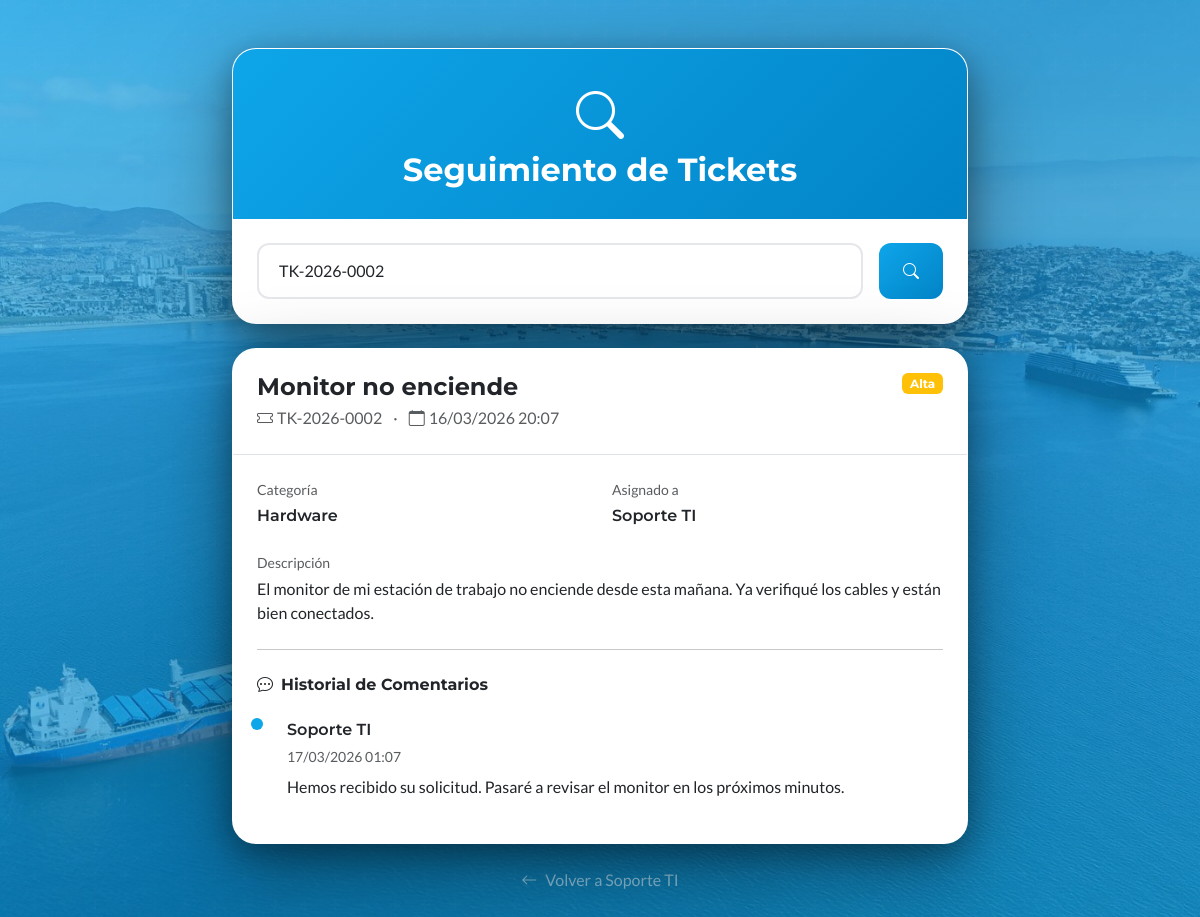
Screenshot of /seguimiento_ticket.php?ticket=TK-2026-0002 with the database file from the repository.
### tables this page shows
CREATE TABLE IF NOT EXISTS tickets (
    id INT AUTO_INCREMENT PRIMARY KEY,
    ticket_number VARCHAR(20) NOT NULL UNIQUE,
    user_id INT DEFAULT NULL,
    user_name VARCHAR(100) DEFAULT NULL,
    user_email VARCHAR(150) DEFAULT NULL,
    user_department VARCHAR(100) DEFAULT NULL,
    user_phone VARCHAR(20) DEFAULT NULL,
    category ENUM('hardware', 'software', 'red', 'acceso', 'otro') NOT NULL DEFAULT 'otro',
    priority ENUM('baja', 'media', 'alta', 'urgente') NOT NULL DEFAULT 'media',
    title VARCHAR(200) NOT NULL,
    description TEXT NOT NULL,
    status ENUM('abierto', 'asignado', 'en_proceso', 'pendiente', 'en_pausa', 'resuelto', 'cerrado') DEFAULT 'abierto',
    assigned_to INT DEFAULT NULL,
    assigned_by INT DEFAULT NULL,
    resolution TEXT DEFAULT NULL,
    resolution_type ENUM('solucionado', 'sin_solucion', 'duplicado', 'cancelado') DEFAULT NULL,
    created_at TIMESTAMP DEFAULT CURRENT_TIMESTAMP,
    first_response_at TIMESTAMP NULL,
    assigned_at TIMESTAMP NULL,
    work_started_at TIMESTAMP NULL,
    resolved_at TIMESTAMP NULL,
    closed_at TIMESTAMP NULL,
    updated_at TIMESTAMP DEFAULT CURRENT_TIMESTAMP ON UPDATE CURRENT_TIMESTAMP,
    sla_response_target INT DEFAULT NULL,
    sla_resolution_target INT DEFAULT NULL,
    sla_response_met TINYINT(1) DEFAULT NULL,
    sla_resolution_met TINYINT(1) DEFAULT NULL,
    sla_paused_at TIMESTAMP NULL,
    sla_paused_minutes INT DEFAULT 0,
    FOREIGN KEY (user_id) REFERENCES users(id) ON DELETE SET NULL,
    FOREIGN KEY (assigned_to) REFERENCES users(id) ON DELETE SET NULL,
    FOREIGN KEY (assigned_by) REFERENCES users(id) ON DELETE SET NULL,
    INDEX idx_ticket_number (ticket_number),
    INDEX idx_status (status),
    INDEX idx_priority (priority),
    INDEX idx_assigned (assigned_to),
    INDEX idx_created (created_at)
);

CREATE TABLE IF NOT EXISTS users (
    id INT AUTO_INCREMENT PRIMARY KEY,
    name VARCHAR(100) NOT NULL,
    username VARCHAR(50) NOT NULL UNIQUE,
    email VARCHAR(150) NOT NULL UNIQUE,
    password VARCHAR(255) NOT NULL,
    role ENUM('admin', 'soporte', 'social', 'denuncia', 'user') NOT NULL DEFAULT 'user',
    is_active TINYINT(1) DEFAULT 1,
    last_login TIMESTAMP NULL,
    login_attempts INT DEFAULT 0,
    locked_until TIMESTAMP NULL,
    birthday DATE DEFAULT NULL,
    phone VARCHAR(20) DEFAULT NULL,
    department VARCHAR(100) DEFAULT NULL,
    position VARCHAR(100) DEFAULT NULL,
    avatar VARCHAR(255) DEFAULT NULL,
    bio TEXT DEFAULT NULL,
    created_at TIMESTAMP DEFAULT CURRENT_TIMESTAMP,
    updated_at TIMESTAMP DEFAULT CURRENT_TIMESTAMP ON UPDATE CURRENT_TIMESTAMP,
    INDEX idx_username (username),
    INDEX idx_email (email),
    INDEX idx_role (role)
);

CREATE TABLE IF NOT EXISTS ticket_comments (
    id INT AUTO_INCREMENT PRIMARY KEY,
    ticket_id INT NOT NULL,
    user_id INT DEFAULT NULL,
    user_name VARCHAR(100) DEFAULT NULL,
    comment TEXT NOT NULL,
    is_internal TINYINT(1) DEFAULT 0,
    is_first_response TINYINT(1) DEFAULT 0,
    created_at TIMESTAMP DEFAULT CURRENT_TIMESTAMP,
    FOREIGN KEY (ticket_id) REFERENCES tickets(id) ON DELETE CASCADE,
    FOREIGN KEY (user_id) REFERENCES users(id) ON DELETE SET NULL,
    INDEX idx_ticket (ticket_id)
);

### public/seguimiento_ticket.php (the view, shortened to what this page needs)
<?php
require_once '../includes/bootstrap.php';
$fromIntranet = isset($_GET['from']) && $_GET['from'] === 'intranet';
$backUrl = $fromIntranet ? 'panel_intranet.php' : 'soporte.php';
$backText = $fromIntranet ? 'Volver a Intranet' : 'Volver a Soporte TI';
$ticket = null;
if ($_SERVER['REQUEST_METHOD'] === 'POST' || isset($_GET['ticket'])) {
    $ticketNumber = sanitize($_POST['ticket_number'] ?? $_GET['ticket'] ?? '');
    if (!empty($ticketNumber)) {
        $stmt = $pdo->prepare('
            SELECT t.*,
                   COALESCE(u.name, t.user_name) as user_name,
                   COALESCE(u.email, t.user_email) as user_email,
                   a.name as assigned_name
            FROM tickets t
            LEFT JOIN users u ON t.user_id = u.id
            LEFT JOIN users a ON t.assigned_to = a.id
            WHERE t.ticket_number = ?
        ');
        $stmt->execute([$ticketNumber]);
        $ticket = $stmt->fetch();
        if (!$ticket) {
            $error = 'No se encontró ningún ticket con ese número.';
        } else {
            $stmt = $pdo->prepare('
                SELECT tc.*, COALESCE(u.name, tc.user_name) as author_name
                FROM ticket_comments tc
                LEFT JOIN users u ON tc.user_id = u.id
                WHERE tc.ticket_id = ? AND tc.is_internal = 0
                ORDER BY tc.created_at ASC
            ');
            $stmt->execute([$ticket['id']]);
            $comments = $stmt->fetchAll();
        }
    }
}
?>
<!DOCTYPE html>
<html lang="es">
<head>
    <link href="https://cdn.jsdelivr.net/npm/bootstrap@5.3.2/dist/css/bootstrap.min.css" rel="stylesheet">
    <link href="https://cdn.jsdelivr.net/npm/bootstrap-icons@1.11.1/font/bootstrap-icons.css" rel="stylesheet">
    <link href="css/seguimiento-ticket.css" rel="stylesheet">
</head>
<body class="py-5">
    <div class="container">
        <div class="row justify-content-center">
            <div class="col-lg-8">
                <div class="search-card mb-4">
                    <div class="search-header">
                        <i class="bi bi-search text-white mb-2" style="font-size: 3rem;"></i>
                        <h2 class="text-white fw-bold mb-0">Seguimiento de Tickets</h2>
                    </div>
                    <div class="p-4">
                        <form method="POST" action="" class="d-flex gap-3">
                            <input type="text" name="ticket_number" class="form-control" placeholder="Ingresa tu número de ticket (ej: TK-20260117-XXXXX)" value="<?= htmlspecialchars($_POST['ticket_number'] ?? $_GET['ticket'] ?? '') ?>">
                            <button type="submit" class="btn btn-search text-white px-4">
                                <i class="bi bi-search"></i>
                            </button>
                        </form>
                    </div>
                </div>
                <?php if ($ticket): ?>
                <div class="ticket-card fade-in">
                    <div class="p-4 border-bottom">
                        <div class="d-flex justify-content-between align-items-start">
                            <div>
                                <h4 class="fw-bold mb-1"><?= htmlspecialchars($ticket['title']) ?></h4>
                                <p class="text-muted mb-0">
                                    <i class="bi bi-ticket me-1"></i><?= $ticket['ticket_number'] ?>
                                    <span class="mx-2">·</span>
                                    <i class="bi bi-calendar me-1"></i><?= date('d/m/Y H:i', strtotime($ticket['created_at'])) ?>
                                </p>
                            </div>
                            <span class="badge bg-<?= $ticket['priority'] === 'urgente' ? 'danger' : ($ticket['priority'] === 'alta' ? 'warning' : 'secondary') ?>">
                                <?= ucfirst($ticket['priority']) ?>
                            </span>
                        </div>
                    </div>
                    <div class="p-4">
                        <div class="row g-4">
                            <div class="col-md-6">
                                <p class="text-muted small mb-1">Categoría</p>
                                <p class="fw-semibold mb-0"><?= ucfirst($ticket['category']) ?></p>
                            </div>
                            <div class="col-md-6">
                                <p class="text-muted small mb-1">Asignado a</p>
                                <p class="fw-semibold mb-0"><?= $ticket['assigned_name'] ?? 'Sin asignar' ?></p>
                            </div>
                            <div class="col-12">
                                <p class="text-muted small mb-1">Descripción</p>
                                <p class="mb-0"><?= nl2br(htmlspecialchars($ticket['description'])) ?></p>
                            </div>
                        </div>
                        <?php if (!empty($comments)): ?>
                        <hr class="my-4">
                        <h6 class="fw-bold mb-4"><i class="bi bi-chat-dots me-2"></i>Historial de Comentarios</h6>
                        <div class="timeline">
                            <?php foreach ($comments as $comment): ?>
                            <div class="timeline-item">
                                <p class="fw-semibold mb-1"><?= htmlspecialchars($comment['author_name']) ?></p>
                                <p class="text-muted small mb-2"><?= date('d/m/Y H:i', strtotime($comment['created_at'])) ?></p>
                                <p class="mb-0"><?= nl2br(htmlspecialchars($comment['comment'])) ?></p>
                            </div>
                            <?php endforeach; ?>
                        </div>
                        <?php endif; ?>
                    </div>
                </div>
                <?php endif; ?>
                <div class="text-center mt-4">
                    <a href="<?php echo $backUrl; ?>" class="text-white-50 text-decoration-none">
                        <i class="bi bi-arrow-left me-2"></i><?php echo $backText; ?>
                    </a>
                </div>
            </div>
        </div>
    </div>
</body>
</html>

### public/css/seguimiento-ticket.css (style rules this page uses)
* { font-family: 'Lato', sans-serif; }
h1, h2, h3, h4, h5, h6, .fw-bold, .fw-semibold, .btn, .badge { font-family: 'Montserrat', sans-serif; }
body { background: linear-gradient(135deg, rgba(14,165,233,0.6) 0%, rgba(2,132,199,0.65) 50%, rgba(14,165,233,0.6) 100%); min-height: 100vh; position: relative; }
body::before { content: ''; position: fixed; top: 0; left: 0; right: 0; bottom: 0; opacity: 0.5; pointer-events: none; z-index: 0; }
.search-card, .ticket-card { background: white; border-radius: 24px; box-shadow: 0 25px 80px rgba(0,0,0,0.4), 0 10px 30px rgba(0,0,0,0.3); overflow: hidden; border: 1px solid rgba(255,255,255,0.1); }
.search-header { background: linear-gradient(135deg, #0ea5e9, #0284c7); padding: 30px; text-align: center; }
.form-control { border-radius: 12px; padding: 14px 20px; border: 2px solid #e5e7eb; }
.btn-search { background: linear-gradient(135deg, #0ea5e9, #0284c7); border: none; border-radius: 12px; padding: 14px 30px; font-weight: 600; }
.timeline-item { position: relative; padding-left: 30px; padding-bottom: 20px; border-left: 2px solid #e5e7eb; }
.timeline-item::before { content: ''; position: absolute; left: -6px; top: 0; width: 12px; height: 12px; border-radius: 50%; background: #0ea5e9; }
.timeline-item:last-child { border-left: none; }
.search-card, .fade-in { animation: fadeSlideUp 0.8s ease-out forwards; opacity: 0; transform: translateY(30px); }
.fade-in { animation-delay: 0.3s; }

### rows the page displays
tickets: title "Monitor no enciende", ticket_number "TK-2026-0002", created_at "16/03/2026 20:07", priority "Alta", category "Hardware", assigned_to.name "Soporte TI", description "El monitor de mi estación de trabajo no enciende desde esta mañana. Ya verifiqué los cables y están bien conectados."
ticket_comments: author_name "Soporte TI", created_at "17/03/2026 01:07", comment "Hemos recibido su solicitud. Pasaré a revisar el monitor en los próximos minutos."

### other values shown
$backText "Volver a Soporte TI"
